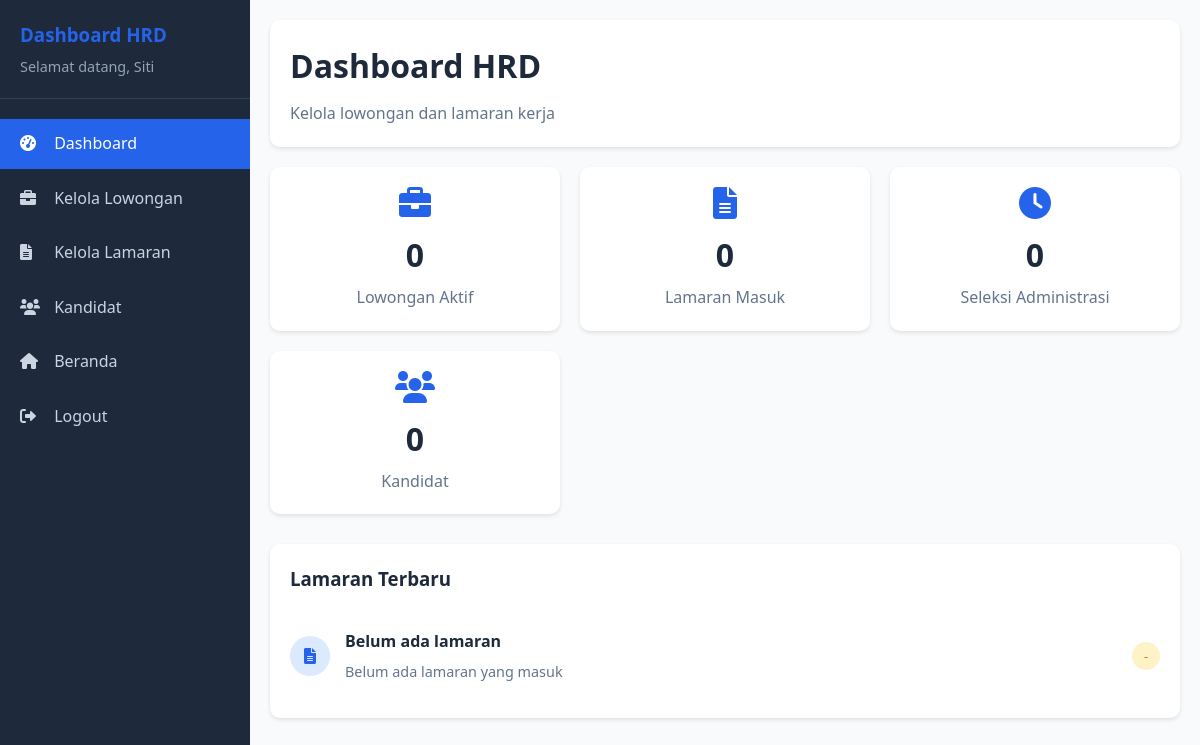
The app's page /hrd/dashboard.php (signed in), older data.
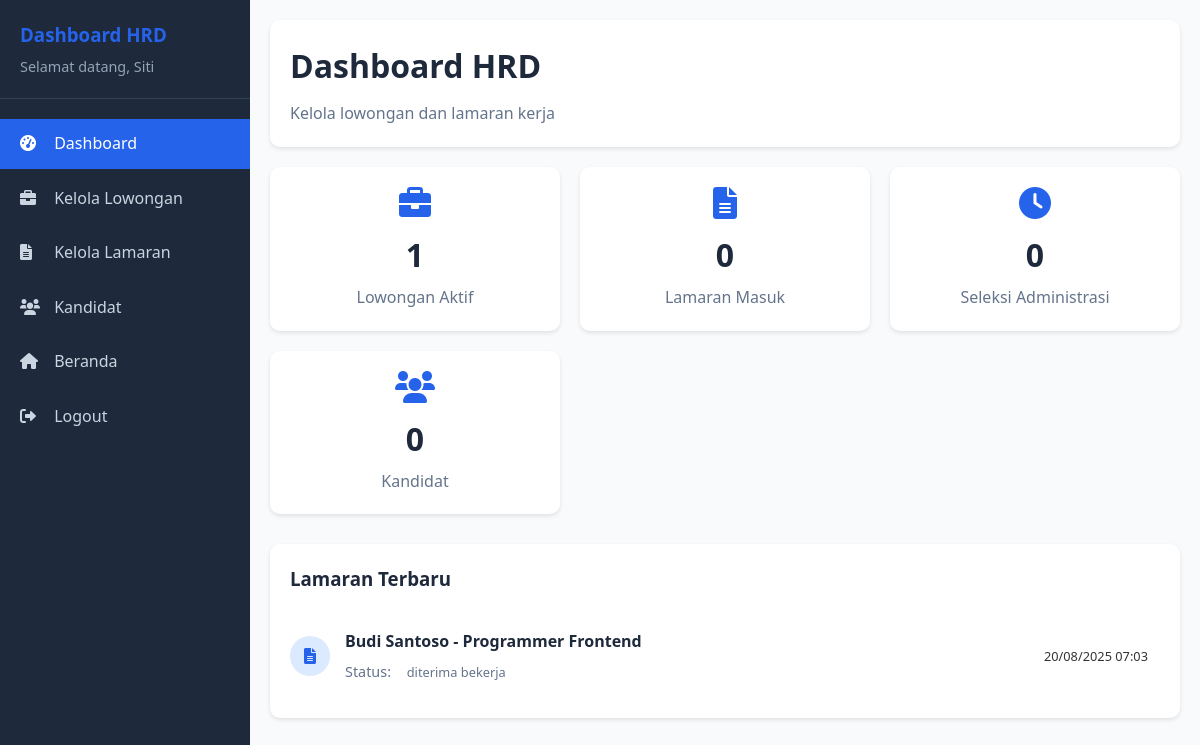
The same page, newer data.
### tables this page shows
CREATE TABLE `applications` (
  `application_id` int NOT NULL,
  `job_id` int NOT NULL,
  `user_id` int NOT NULL,
  `cv` varchar(255) NOT NULL,
  `status` varchar(255) NOT NULL,
  `reason` text,
  `interview_date` datetime DEFAULT NULL,
  `start_date` date DEFAULT NULL,
  `applied_at` timestamp NOT NULL DEFAULT CURRENT_TIMESTAMP,
  `updated_at` timestamp NULL DEFAULT NULL
);

CREATE TABLE `users` (
  `user_id` int NOT NULL,
  `username` varchar(50) NOT NULL,
  `password` varchar(255) NOT NULL,
  `email` varchar(100) NOT NULL,
  `full_name` varchar(100) DEFAULT NULL,
  `role` enum('admin','pelamar','hrd','konten') DEFAULT 'pelamar',
  `status` enum('active','inactive') DEFAULT 'active',
  `created_at` timestamp NULL DEFAULT CURRENT_TIMESTAMP,
  `hapus` int NOT NULL DEFAULT '0'
);

CREATE TABLE `lowongan` (
  `job_id` int NOT NULL,
  `title` varchar(200) NOT NULL,
  `description` text NOT NULL,
  `requirements` text,
  `location` varchar(100) DEFAULT NULL,
  `salary_range` varchar(50) DEFAULT NULL,
  `status` enum('open','closed') DEFAULT 'open',
  `posted_by` int DEFAULT NULL,
  `posted_at` timestamp NULL DEFAULT CURRENT_TIMESTAMP,
  `updated_at` timestamp NULL DEFAULT NULL,
  `hapus` int NOT NULL DEFAULT '0'
);

### hrd/dashboard.php (the view, shortened to what the changed rows need)
<?php
require_once '../connect/koneksi.php';
$total_active_jobs = 0;
$qs1 = mysqli_query($conn, "SELECT COUNT(*) AS c FROM lowongan WHERE status='open' AND hapus=0");
if ($qs1) { $total_active_jobs = (int)mysqli_fetch_assoc($qs1)['c']; }
$recent_apps = mysqli_query($conn, "SELECT a.*, u.full_name, u.email, l.title
                                    FROM applications a
                                    JOIN users u ON a.user_id = u.user_id
                                    JOIN lowongan l ON a.job_id = l.job_id
                                    ORDER BY a.applied_at DESC
                                    LIMIT 5");
?>
<!DOCTYPE html>
<html lang="id">
<head>
    <link rel="stylesheet" href="../assets/css/pages.css">
    <link rel="stylesheet" href="../assets/css/common.css">
    <link rel="stylesheet" href="css/dashboard.css">
    <link rel="stylesheet" href="https://cdnjs.cloudflare.com/ajax/libs/font-awesome/6.0.0/css/all.min.css">
</head>
<body>
    <div class="dashboard-container">
        <div class="main-content">
            <div class="dashboard-header">
                <h1>Dashboard HRD</h1>
            </div>
            <div class="stats-grid">
                <div class="stat-card">
                    <i class="fas fa-briefcase"></i>
                    <h3><?php echo $total_active_jobs; ?></h3>
                    <p>Lowongan Aktif</p>
                </div>
            </div>
            <div class="recent-applications">
                <?php if ($recent_apps && mysqli_num_rows($recent_apps) > 0): ?>
                    <?php while ($app = mysqli_fetch_assoc($recent_apps)): ?>
                        <div class="application-item">
                            <div class="application-icon">
                                <i class="fas fa-file-alt"></i>
                            </div>
                            <div class="application-content">
                                <h4><?php echo htmlspecialchars($app['full_name']); ?> - <?php echo htmlspecialchars($app['title']); ?></h4>
                                <p>Status: <span class="status-badge"><?php echo htmlspecialchars($app['status']); ?></span></p>
                            </div>
                            <span class="status-badge">
                                <?php echo date('d/m/Y H:i', strtotime($app['applied_at'])); ?>
                            </span>
                        </div>
                    <?php endwhile; ?>
                <?php else: ?>
                    <div class="application-item">
                        <div class="application-icon">
                            <i class="fas fa-file-alt"></i>
                        </div>
                        <div class="application-content">
                            <h4>Belum ada lamaran</h4>
                            <p>Belum ada lamaran yang masuk</p>
                        </div>
                        <span class="status-badge status-pending">-</span>
                    </div>
                <?php endif; ?>
            </div>
        </div>
    </div>
</body>
</html>

Row changes from the older to the newer data that the page shows:
added applications: user.full_name "Budi Santoso", job.title "Programmer Frontend", status "diterima bekerja", applied_at "20/08/2025 07:03"
Text that changed along with them:
$total_active_jobs: "0" → "1"
text no longer shown: "Belum ada lamaran Belum ada lamaran yang masuk -"
